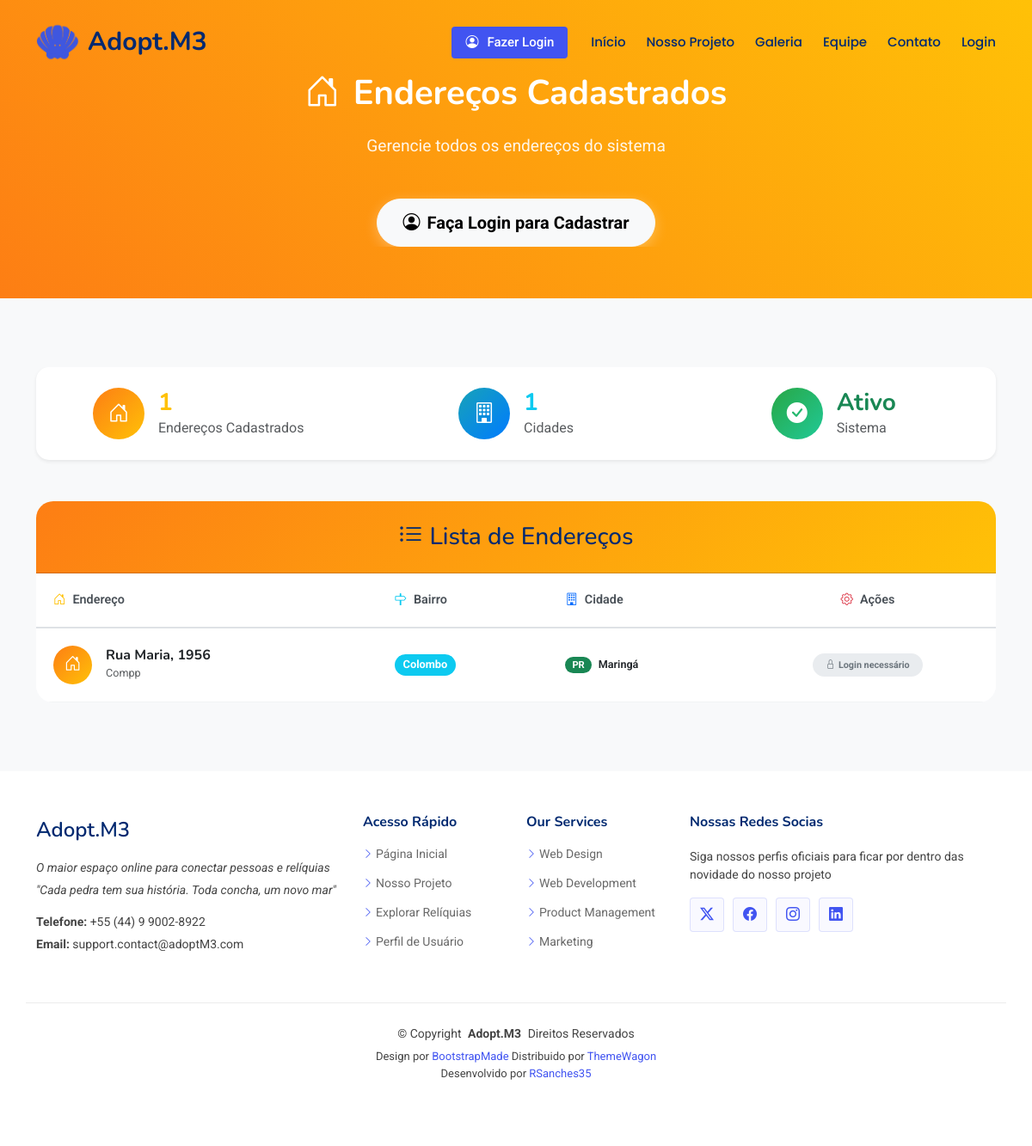
The page /records/list/address on the database its author committed.
### records/models.py (models this page shows, shortened)
class Address(models.Model):
    street = models.CharField(max_length=150)
    number = models.IntegerField()
    neighborhood = models.CharField(max_length=150)
    complement = models.CharField(max_length=100)
    city = models.ForeignKey(City, on_delete=models.PROTECT)

class City(models.Model):
    name = models.CharField(max_length=150)
    state = models.ForeignKey(State, on_delete=models.PROTECT)

class State(models.Model):
    name = models.CharField(max_length=80)
    uf = models.CharField(max_length=2)

### records/views.py (the view)
# urls.py: path('list/address', AddressList.as_view(), name='AddressList'),
class AddressList(ListView):
    model = Address
    template_name = 'records/lists/address.html'

### records/templates/records/lists/address.html (shortened to what this page needs)
{% extends 'pages/model.html' %}
{% load static %}
{% block MainContent %}
<section class="hero section" style="background: linear-gradient(45deg, #fd7e14, #ffc107); min-height: 40vh; display: flex; align-items: center;">
  <div class="container">
    <div class="row justify-content-center">
      <div class="col-lg-10 text-center" data-aos="fade-up">
        <h1 style="color: white; font-size: 2.5rem; margin-bottom: 20px;">
          <i class="bi bi-house-door me-3"></i>Endereços Cadastrados
        </h1>
        <p style="color: rgba(255,255,255,0.9); font-size: 1.2rem;">
          Gerencie todos os endereços do sistema
        </p>
        {% if user.is_authenticated %}
          <a href="{% url 'records:AddressCreate' %}" class="btn btn-light btn-lg mt-3"
             style="border-radius: 50px; padding: 12px 30px; font-weight: bold; box-shadow: 0 4px 15px rgba(255,255,255,0.3);">
            <i class="bi bi-plus-circle me-2"></i>Novo Endereço
          </a>
        {% else %}
          <a href="{% url 'login' %}" class="btn btn-light btn-lg mt-3"
             style="border-radius: 50px; padding: 12px 30px; font-weight: bold; box-shadow: 0 4px 15px rgba(255,255,255,0.3);">
            <i class="bi bi-person-circle me-2"></i>Faça Login para Cadastrar
          </a>
        {% endif %}
      </div>
    </div>
  </div>
</section>
<section class="about section" style="padding: 80px 0; background: #f8f9fa;">
  <div class="container" data-aos="fade-up" style="overflow-x: hidden;">
    <div class="row mb-5">
      <div class="col-lg-12">
        <div class="card border-0 shadow-sm" style="border-radius: 15px; background: white;">
          <div class="card-body text-center py-4">
            <div class="row">
              <div class="col-md-4">
                <div class="d-flex align-items-center justify-content-center">
                  <div class="stats-icon me-3" style="background: linear-gradient(135deg, #fd7e14, #ffc107); width: 60px; height: 60px; border-radius: 50%; display: flex; align-items: center; justify-content: center;">
                    <i class="bi bi-house-door" style="color: white; font-size: 1.5rem;"></i>
                  </div>
                  <div class="text-start">
                    <h3 class="mb-0 text-warning fw-bold">{{ object_list|length }}</h3>
                    <p class="mb-0 text-muted">Endereços Cadastrados</p>
                  </div>
                </div>
              </div>
              <div class="col-md-4">
                <div class="d-flex align-items-center justify-content-center">
                  <div class="stats-icon me-3" style="background: linear-gradient(135deg, #17a2b8, #007bff); width: 60px; height: 60px; border-radius: 50%; display: flex; align-items: center; justify-content: center;">
                    <i class="bi bi-building" style="color: white; font-size: 1.5rem;"></i>
                  </div>
                  <div class="text-start">
                    <h3 class="mb-0 text-info fw-bold">
                      {% regroup object_list by city as addresses_by_city %}
                      {{ addresses_by_city|length }}
                    </h3>
                    <p class="mb-0 text-muted">Cidades</p>
                  </div>
                </div>
              </div>
              <div class="col-md-4">
                <div class="d-flex align-items-center justify-content-center">
                  <div class="stats-icon me-3" style="background: linear-gradient(135deg, #28a745, #20c997); width: 60px; height: 60px; border-radius: 50%; display: flex; align-items: center; justify-content: center;">
                    <i class="bi bi-check-circle-fill" style="color: white; font-size: 1.5rem;"></i>
                  </div>
                  <div class="text-start">
                    <h3 class="mb-0 text-success fw-bold">Ativo</h3>
                    <p class="mb-0 text-muted">Sistema</p>
                  </div>
                </div>
              </div>
            </div>
          </div>
        </div>
      </div>
    </div>
    <div class="row">
      <div class="col-lg-12">
        <div class="card border-0" style="border-radius: 20px; overflow: hidden;">
          <div class="card-header text-center" style="background: linear-gradient(135deg, #fd7e14, #ffc107); color: white; padding: 25px;">
            <h3 class="mb-0">
              <i class="bi bi-list-ul me-2"></i>Lista de Endereços
            </h3>
          </div>
          <div class="card-body p-0">
            {% if object_list %}
            <div class="table-responsive">
              <table class="table table-hover mb-0" style="font-size: 0.9rem;">
                <thead style="background: #f8f9fa; border-bottom: 2px solid #dee2e6;">
                  <tr>
                    <th style="padding: 20px; font-weight: 600; color: #495057; border: none;">
                      <i class="bi bi-house-door me-2 text-warning"></i>Endereço
                    </th>
                    <th style="padding: 20px; font-weight: 600; color: #495057; border: none;">
                      <i class="bi bi-signpost me-2 text-info"></i>Bairro
                    </th>
                    <th style="padding: 20px; font-weight: 600; color: #495057; border: none;">
                      <i class="bi bi-building me-2 text-primary"></i>Cidade
                    </th>
                    <th style="padding: 20px; font-weight: 600; color: #495057; text-align: center; border: none;">
                      <i class="bi bi-gear me-2 text-danger"></i>Ações
                    </th>
                  </tr>
                </thead>
                <tbody>
                  {% for address in object_list %}
                  <tr style="transition: all 0.3s ease; border-bottom: 1px solid #f1f3f4;">
                    <td style="padding: 20px; vertical-align: middle; border: none;">
                      <div class="d-flex align-items-center">
                        <div class="avatar me-3" style="width: 45px; height: 45px; background: linear-gradient(135deg, #fd7e14, #ffc107); border-radius: 50%; display: flex; align-items: center; justify-content: center;">
                          <i class="bi bi-house-door" style="color: white; font-size: 1.2rem;"></i>
                        </div>
                        <div>
                          <h6 class="mb-0 fw-bold text-dark">{{ address.street }}, {{ address.number }}</h6>
                          <small class="text-muted">{{ address.complement|default:"" }}</small>
                        </div>
                      </div>
                    </td>
                    <td style="padding: 20px; vertical-align: middle; border: none;">
                      <span class="badge bg-info" style="font-size: 0.8rem; padding: 6px 10px; border-radius: 15px;">
                        {{ address.neighborhood }}
                      </span>
                    </td>
                    <td style="padding: 20px; vertical-align: middle; border: none;">
                      <div class="d-flex align-items-center">
                        <span class="badge bg-success me-2" style="font-size: 0.7rem; padding: 4px 8px; border-radius: 10px;">
                          {{ address.city.state.uf }}
                        </span>
                        <small class="text-dark fw-semibold">{{ address.city.name }}</small>
                      </div>
                    </td>
                    <td style="padding: 20px; vertical-align: middle; text-align: center; border: none;">
                      {% if user.is_authenticated %}
                        <div class="btn-group" role="group">
                          <a href="{% url 'records:AddressUpdate' address.pk %}"
                             class="btn btn-sm btn-outline-primary"
                             style="border-radius: 20px 0 0 20px; padding: 8px 15px;"
                             title="Editar">
                            <i class="bi bi-pencil-fill"></i>
                          </a>
                          <a href="{% url 'records:AddressDelete' address.pk %}"
                             class="btn btn-sm btn-outline-danger"
                             style="border-radius: 0 20px 20px 0; padding: 8px 15px;"
                             title="Excluir"
                             onclick="return confirm('Tem certeza que deseja excluir este endereço?')">
                            <i class="bi bi-trash-fill"></i>
                          </a>
                        </div>
                      {% else %}
                        <span class="badge" style="background-color: #e9ecef; color: #6c757d; padding: 8px 15px; border-radius: 20px;">
                          <i class="bi bi-lock me-1"></i>Login necessário
                        </span>
                      {% endif %}
                    </td>
                  </tr>
                  {% endfor %}
                </tbody>
              </table>
            </div>
            {% endif %}
          </div>
        </div>
      </div>
    </div>
  </div>
</section>
{% endblock %}

### static/css/main.css (style rules this page uses)
:root { --default-font: "Roboto", system-ui, -apple-system, "Segoe UI", Roboto, "Helvetica Neue", Arial, "Noto Sans", "Liberation Sans", sans-serif, "Apple Color Emoji", "Segoe UI Emoji", "Segoe UI Symbol", "Noto Color Emoji"; --heading-font: "Nunito", sans-serif; --nav-font: "Poppins", sans-serif; }
:root { --background-color: #ffffff; --default-color: #444444; --heading-color: #012970; --accent-color: #4154f1; --surface-color: #ffffff; --contrast-color: #ffffff; }
:root { --nav-color: #012970; --nav-hover-color: #4154f1; --nav-mobile-background-color: #ffffff; --nav-dropdown-background-color: #ffffff; --nav-dropdown-color: #212529; --nav-dropdown-hover-color: #4154f1; }
:root { scroll-behavior: smooth; }
body { color: var(--default-color); background-color: var(--background-color); font-family: var(--default-font); }
a { color: var(--accent-color); text-decoration: none; transition: 0.3s; }
h1, h2, h3, h4, h5, h6 { color: var(--heading-color); font-family: var(--heading-font); }
section, .section { color: var(--default-color); background-color: var(--background-color); padding: 60px 0; scroll-margin-top: 98px; overflow: clip; }
.hero { width: 100%; min-height: 100vh; position: relative; padding: 80px 0 60px 0; display: flex; align-items: center; background: url(../img/hero-bg.png) top center no-repeat; background-size: cover; }
.hero h1 { margin: 0; font-size: 48px; font-weight: 700; line-height: 56px; }
.hero p { color: color-mix(in srgb, var(--default-color), transparent 30%); margin: 5px 0 30px 0; font-size: 20px; font-weight: 400; }

### records/templates/records/lists/address.html (style rules this page uses)
.card { transition: all 0.3s ease; }
.stats-icon { transition: all 0.3s ease; }
.container { overflow-x: hidden !important; }
.table-responsive { overflow-x: auto; }
tbody tr { transition: all 0.3s ease !important; }

### rows shown on the page
Address: street "Rua Maria", number "1956", complement "Compp", neighborhood "Colombo", city.state.uf "PR", city.name "Maringá"

### other values the page prints
{{ object_list|length }} "1"
{{ addresses_by_city|length }} "1"
